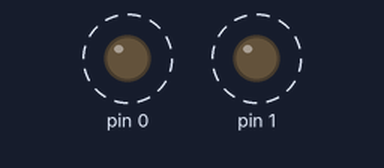
The sketch below on a simulated Arduino Uno, built with avr-gcc and run on an emulated ATmega328P. Parts: output pins drawn as LEDs (lit = HIGH). Dashed ring = blinking.

Above: at 0.2 s.
Timing chart, 0 to 4.6 s (numbered marks = the images above):
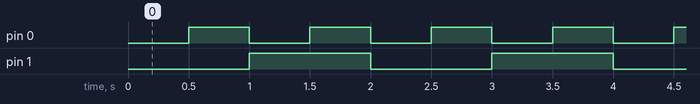

Measured:
- by itself, pin 0: alternates HIGH for 0.50 s and LOW for 0.50 s
- by itself, pin 1: alternates HIGH for 1.0 s and LOW for 1.0 s
- by itself, everything shown: repeats every 2.0 s, in 4 steps

The sketch:

Questa2.ino
```cpp
int main(){
  DDRD = 0b00000011;
  while(1){
    PORTD = 0b00000000;
    _delay_ms(500);
    PORTD = 0b00000001;
    _delay_ms(500);
    PORTD = 0b00000010;
    _delay_ms(500);
    PORTD = 0b00000011;
    _delay_ms(500);

  }
}
```
